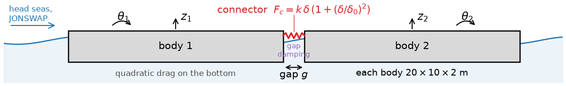
#> input picture figures/setup_schematic.png, 566 x 86 px, shrunk from 1177 x 179 before the run; the run also reads 2 pictures not shown here
$ python make_report.py ../figures/setup_schematic.png
#> lines starting #> are read from the running program, lines starting #| are printed output that depends on the picture
### src/report_engine.py
"""Minimal A4 typesetting on matplotlib: headings, wrapped paragraphs with inline math, display equations,
tables, figures, page numbers. Text is written as real text (pdf.fonttype 42), so the PDF is searchable."""
import re

import matplotlib
matplotlib.use("Agg")
import matplotlib.pyplot as plt
from matplotlib.backends.backend_agg import FigureCanvasAgg
from matplotlib.backends.backend_pdf import PdfPages

matplotlib.rcParams.update({"font.family": "DejaVu Serif", "mathtext.fontset": "dejavuserif",
                            "pdf.fonttype": 42, "ps.fonttype": 42})
W, H = 8.27, 11.69
ML, MR, MT, MB = 0.95, 0.95, 0.9, 0.85
TW = W - ML - MR


class Doc:
    def __init__(self, path, running_title, png_dir=None):
        self.png_dir = png_dir
        self.pdf = PdfPages(path)
        self.title = running_title
        self.page = 0
        self.fig = None
        self._new_page()

    # ---------- page handling
    def _new_page(self):
        if self.fig is not None:
            self._footer()
            self._save()
        self.fig = plt.figure(figsize=(W, H))
        self.canvas = FigureCanvasAgg(self.fig)
        self.r = self.canvas.get_renderer()
        self.page += 1
        self.y = H - MT

    def _footer(self):
        self.fig.text(ML / W, 0.45 / H, self.title, fontsize=7.5, color="0.45")
        self.fig.text((W - MR) / W, 0.45 / H, str(self.page), fontsize=7.5, color="0.45", ha="right")

    def need(self, h):
        if self.y - h < MB:
            self._new_page()

    def newpage(self):
        self._new_page()

    def _save(self):
        self.pdf.savefig(self.fig)
        if self.png_dir:
            self.fig.savefig(f"{self.png_dir}/page_{self.page:02d}.png", dpi=80)
        plt.close(self.fig)

    def close(self):
        self._footer()
        self._save()
        d = self.pdf.infodict()
        d["Title"] = self.title
        self.pdf.close()

    # ---------- measuring
    def _w(self, s, size, weight="normal", family=None):
        t = self.fig.text(0, 0, s, fontsize=size, weight=weight, family=family)
        bb = t.get_window_extent(self.r)
        t.remove()
        return bb.width / self.fig.dpi, bb.height / self.fig.dpi

    # ---------- blocks
    def heading(self, s, level=1):
        size = {0: 17, 1: 13, 2: 11}[level]
        gap = {0: 0.1, 1: 0.28, 2: 0.18}[level]
        self.need(gap + size / 72 * 1.6 + 0.5)
        self.y -= gap + size / 72 * 1.1
        self.fig.text(ML / W, self.y / H, s, fontsize=size, weight="bold")
        self.y -= size / 72 * 0.7

    def para(self, s, size=9.8, indent=0.0, color="k", style="normal", lh=1.5):
#> called with size = 12.5, indent = 0, color = 'k', style = 'normal', lh = 1.5
        tokens = re.findall(r"\$[^$]*\$|\S+", s)
        lines, cur = [], ""
        for tok in tokens:
            trial = tok if not cur else cur + " " + tok
            if self._w(trial, size)[0] > TW - indent and cur:
                lines.append(cur); cur = tok
            else:
                cur = trial
        if cur:
            lines.append(cur)
        step = size / 72 * lh
        for ln in lines:
            hasmath = "$" in ln
            self.need(step * (1.25 if hasmath else 1.0))
            self.y -= step * (1.1 if hasmath else 1.0)
            self.fig.text((ML + indent) / W, self.y / H, ln, fontsize=size, color=color, style=style)
        self.y -= step * 0.45

    def bullets(self, items, size=9.8):
#> called with size = 9.8
        for it in items:
            y0 = self.y
            self.need(size / 72 * 1.6)
            self.fig.text((ML + 0.08) / W, (self.y - size / 72 * 1.5) / H, "•", fontsize=size)
            self.para(it, size=size, indent=0.28)
            self.y += size / 72 * 1.5 * 0.25

    def eq(self, latex, size=12, label=None):
        w, h = self._w(latex, size)
        self.need(h + 0.3)
        self.y -= h * 0.5 + 0.14
        self.fig.text(0.5, self.y / H, latex, fontsize=size, ha="center", va="center")
        if label:
            self.fig.text((W - MR) / W, self.y / H, f"({label})", fontsize=9, ha="right", va="center")
        self.y -= h * 0.5 + 0.14

    def table(self, rows, widths, size=8.4, header=True):
        widths = [w * TW / sum(widths) for w in widths]
        lh = size / 72 * 1.55
        # wrap each cell
        wrapped = []
        for r in rows:
            cells = []
            for c, w in zip(r, widths):
                toks, lines, cur = re.findall(r"\$[^$]*\$|\S+", str(c)), [], ""
                for tok in toks:
                    trial = tok if not cur else cur + " " + tok
                    if self._w(trial, size)[0] > w - 0.08 and cur:
                        lines.append(cur); cur = tok
                    else:
                        cur = trial
                lines.append(cur)
                cells.append(lines)
            wrapped.append(cells)
        self.need(lh * (1 + max(len(c) for c in wrapped[0])) + 0.1)
        top = self.y
        self.fig.add_artist(plt.Line2D([ML / W, (W - MR) / W], [self.y / H] * 2, color="k", lw=0.8))
        for k, cells in enumerate(wrapped):
            nl = max(len(c) for c in cells)
            if self.y - nl * lh - 0.06 < MB:
                self._new_page()
            x = ML
            for lines, w in zip(cells, widths):
                for j, ln in enumerate(lines):
                    self.fig.text((x + 0.04) / W, (self.y - (j + 0.78) * lh) / H, ln, fontsize=size,
                                  weight="bold" if (header and k == 0) else "normal")
                x += w
            self.y -= nl * lh + 0.05
            if header and k == 0 or k == len(wrapped) - 1:
                self.fig.add_artist(plt.Line2D([ML / W, (W - MR) / W], [self.y / H] * 2, color="k",
                                               lw=0.8 if k else 0.5))
        self.y -= 0.12

    def image(self, path, width=None, caption=None):
        img = plt.imread(path)
#> img is the input picture: shape (86, 566, 4) float32; mean R, G, B, A 0.893, 0.897, 0.905, 1
        width = width or TW
        h = width * img.shape[0] / img.shape[1]
        if h > H - MT - MB - 0.6:
            h = H - MT - MB - 0.6; width = h * img.shape[1] / img.shape[0]
        self.need(h + 0.45)
        ax = self.fig.add_axes([(W - width) / 2 / W, (self.y - h) / H, width / W, h / H])
        ax.imshow(img); ax.axis("off")
        self.y -= h + 0.05
        if caption:
            self.para(caption, size=8.4, color="0.25", style="italic")
        else:
            self.y -= 0.1

    def space(self, h=0.12):
        self.y -= h

### src/make_report.py
"""Technical report (PDF): every step of the mini-project, with equations, checks, failed runs and results.
Usage: python src/make_report.py  ->  report/residual_surrogate_report.pdf"""
import sys
from pathlib import Path

sys.path.insert(0, str(Path(__file__).resolve().parent))
from report_engine import Doc  # noqa: E402

ROOT = Path(__file__).resolve().parents[1]
F = ROOT / "figures"
(ROOT / "report").mkdir(exist_ok=True)
d = Doc(ROOT / "report" / "residual_surrogate_report.pdf",
        "Physics first, learn the remainder: connector loads of two floating modules",
        png_dir=sys.argv[sys.argv.index("--png") + 1] if "--png" in sys.argv else None)

# ------------------------------------------------------------------ title
d.heading("Physics first, learn the remainder", 0)
d.para("A small test of residual learning on potential flow, for connector loads of two floating modules", size=12.5)
d.space(0.05)
d.para("Pedro Henrique de Melo Estrêlla · Technical report · 24 November 2026", size=10)
d.para("Code, data, logs and the step-by-step record: github.com/pedroestrellaa/aimos-residual-surrogate", size=9.5,
       color="0.25")
d.para("Development note: the code was written with an AI coding assistant (Claude, Anthropic) under my direction. "
       "Every step, acceptance criterion, failed run and decision is recorded in LOG.md, with the original output in logs/.",
       size=8.8, color="0.3", style="italic")

d.heading("Summary", 1)
d.para("Two barges are connected by a spring. Linear potential flow, solved with the Capytaine boundary element code, "
       "predicts the connector load in irregular seas. A time-domain model on the same coefficients, with three "
       "nonlinear terms added, plays the role of the truth. Neural networks then learn the connector load at equal "
       "training budget, with and without potential flow as prior knowledge.")
d.bullets([
    "Potential flow as prior knowledge cuts the data needed. For the load standard deviation, a residual model with 25 "
    "cases matches a raw-input model with 100 cases.",
    "On the 30-min peak load, a residual model and a direct model given the potential-flow features tie. The residual "
    "model only varies less between repeats.",
    "In the pre-registered run, without early stopping, every network was worse than potential flow alone below 100 "
    "cases. A residual model is safe at small N only when it is kept close to its physics prior.",
    "With 400 cases or more, every network reaches the noise floor of a 30-min record: about half the peak error of "
    "potential flow.",
])
d.heading("What this is and what it is not", 2)
d.para("The truth is synthetic. Its nonlinear coefficients are assumed, not measured. It is not CFD-FEM and not "
       "experimental data. The study tests a method: how much training data a network needs when potential flow is "
       "given, against when it is not. It says nothing about the true size of real nonlinear loads. The case has two "
       "bodies, head seas and four inputs.")

# ------------------------------------------------------------------ 1 setup
d.heading("1  Model problem", 1)
d.image(F / "setup_schematic.png", caption="Figure 1. Two box barges end to end, a spring connector across the gap, "
        "head seas. Each body moves in heave z and pitch θ.")
d.table([
    ["Quantity", "Value", "Note"],
    ["Body size L × B × T", "20 × 10 × 2 m", "two identical boxes"],
    ["Mass m", "$\\rho L B T$ = 410 t", "freely floating"],
    ["Pitch radius of gyration", "0.25 L = 5 m", "assumed"],
    ["Centre of gravity", "at the waterline", "assumed"],
    ["Gap g", "1.5, 2, 3, 4, 5 m", "gaps ≤ 1 m dropped (panel ≥ gap)"],
    ["Connector stiffness k", "$10^5$ to $10^7$ N/m", "log-uniform"],
    ["Sea states", "$H_s$ 0.5 to 4 m, $T_p$ 6 to 12 s", "JONSWAP, γ = 3.3"],
    ["Water", "deep, $\\rho$ = 1025 kg/m³", ""],
], [2.2, 2.2, 2.6])
d.para("The state vector is $\\mathbf{x} = [z_1, \\theta_1, z_2, \\theta_2]^T$. Pitch is a right-handed rotation about "
       "+y, so a point at distance $x - x_i$ from the centre of body i moves vertically by $z_i - (x - x_i)\\theta_i$. "
       "The facing ends sit at $+L/2$ on body 1 and $-L/2$ on body 2, so the connector stretch is")
d.eq(r"$\delta = z_2 + \frac{L}{2}\theta_2 - z_1 + \frac{L}{2}\theta_1 = \mathbf{c}^T\mathbf{x}, \qquad "
     r"\mathbf{c} = [-1,\ L/2,\ 1,\ L/2]^T$", label="1")

# ------------------------------------------------------------------ 2 BEM
d.heading("2  Step 1: linear potential flow", 1)
d.para("Capytaine 3.0 solves the radiation and diffraction problems for the two bodies together, as one multibody, so "
       "that hydrodynamic interaction is included. It returns the added mass $\\mathbf{A}(\\omega)$, the radiation "
       "damping $\\mathbf{B}(\\omega)$ and the excitation force $\\hat{\\mathbf{F}}_{exc}(\\omega)$ per unit wave "
       "amplitude. The hydrostatic stiffness is $\\mathbf{C}$. With time dependence $e^{-i\\omega t}$, the convention of "
       "Capytaine, the response and the connector force transfer function are")
d.eq(r"$\left[-\omega^2(\mathbf{M}+\mathbf{A}) - i\omega\mathbf{B} + \mathbf{C} + k\,\mathbf{c}\mathbf{c}^T\right]"
     r"\hat{\mathbf{x}} = \hat{\mathbf{F}}_{exc}, \qquad H_F(\omega) = k\,\mathbf{c}^T\hat{\mathbf{x}}(\omega)$", label="2")
d.para("Five checks were fixed before the first run. None was loosened later.")
d.table([
    ["Check", "Definition", "Tolerance"],
    ["C1 reciprocity", "$A_{ij} = A_{ji}$, $B_{ij} = B_{ji}$", "1%"],
    ["C2 identical bodies", "radiation diagonal of body 1 equals that of body 2", "1%"],
    ["C3 long-wave limit", "$|F_{heave}| / C_{33} \\rightarrow 1$ as $\\omega \\rightarrow 0$", "5%"],
    ["C4 mesh convergence", "1.0 m against 0.5 m panels, $A_{33}$, $B_{33}$, $|F_3|$", "5%"],
    ["C5 damping sign", "$B_{ii} \\geq 0$", "exact"],
], [1.6, 4.0, 1.0])
d.heading("Run history", 2)
d.table([
    ["Run", "Change", "Outcome"],
    ["1", "ω 0.2 to 2.5 rad/s, no lid", "C1, C5 fail at ω ≥ 2.38 rad/s, the first irregular frequency"],
    ["2", "interior lid by generate_lid()", "no change: the lid came back empty and was ignored"],
    ["3", "lid built by hand", "C4 fails, B33 off by 17% at 0.8 rad/s (cause found in step 4: x and y swapped)"],
    ["4", "no lid, ω ≤ 2.2 rad/s, gap 0.5 m dropped", "all pass except gap 1 m, C1 = 1.02%"],
    ["4b", "gap 1 m dropped", "all checks pass"],
], [0.5, 2.6, 3.9])
d.para("Final values: reciprocity ≤ 0.49%, mesh convergence ≤ 0.7%, long-wave ratio 0.959. Figure 2 shows that the "
       "interaction between the bodies weakens as the gap opens, that the connector load peaks near heave resonance, "
       "and that above $k \\approx 10^6$ N/m the connector acts as rigid. The sharp feature near 1.9 rad/s for small gaps "
       "is the gap resonance of potential flow, which has no viscous damping.")
d.image(F / "step1_bem_checks.png", caption="Figure 2. Interaction added mass between the two heave modes, and the "
        "connector force transfer function against stiffness and gap.")
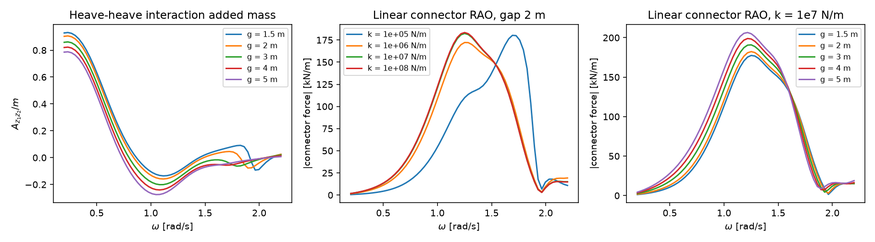
#> input picture figures/step1_bem_checks.png, 875 x 242 px, shrunk from 1820 x 504 before the run
#> in image, img is the input picture: shape (242, 875, 4) float32; mean R, G, B, A 0.957, 0.952, 0.95, 1

# ------------------------------------------------------------------ 3 linear FD
d.heading("3  Step 2: linear prediction in irregular seas", 1)
d.para("The JONSWAP spectrum is")
d.eq(r"$S(\omega) = \alpha\,\omega^{-5}\exp\left[-\frac{5}{4}\left(\frac{\omega_p}{\omega}\right)^4\right]"
     r"\gamma^{\,r}, \quad r = \exp\left[-\frac{(\omega-\omega_p)^2}{2\sigma^2\omega_p^2}\right], \quad "
     r"\sigma = 0.07\ (\omega \leq \omega_p),\ 0.09\ (\omega > \omega_p)$", size=11, label="3")
d.para("with $\\omega_p = 2\\pi/T_p$, $\\gamma = 3.3$, and $\\alpha$ fixed so that $m_0 = H_s^2/16$ on a wide "
       "frequency grid. The spectral moments of the connector force, its standard deviation, its mean zero-upcrossing "
       "period and the Rayleigh expected maximum over a record of duration $T$ are")
d.eq(r"$m_{n,F} = \int \omega^n |H_F(\omega)|^2 S(\omega)\,d\omega, \quad \sigma_F = \sqrt{m_{0,F}}, \quad "
     r"T_z = 2\pi\sqrt{m_{0,F}/m_{2,F}}$", label="4")
d.eq(r"$\mathbb{E}[F_{max}] \approx \sigma_F\left(\sqrt{2\ln N} + \frac{0.5772}{\sqrt{2\ln N}}\right), \qquad "
     r"N = T/T_z,\ T = 1800\ \mathrm{s}$", label="5")
d.table([
    ["Check", "Result"],
    ["L1 normalisation $4\\sqrt{m_0} = H_s$", "error ≤ 2e-16"],
    ["L2 wave energy outside 0.2 to 2.2 rad/s", "4.0% at $T_p$ = 6 s, 0.3% at 12 s (all below 5%)"],
    ["L3 frequency grid 60 against 600 points", "max 0.10% over 27 cases"],
    ["L4 independent Monte-Carlo, 20 records of 3 h", "σ within 0.14 to 0.26%"],
    ["L5 zero-stiffness limit", "ratio 1.5e-8"],
], [3.4, 3.6])
d.para("L3 first passed silently: it printed only on failure, so silence was the evidence. It was rewritten to print "
       "its maximum error. The linear model is exactly proportional to $H_s$, so any other dependence on wave height "
       "must come from the nonlinear truth.")
d.image(F / "step2_linear_fd.png", caption="Figure 3. Linear standard deviation of the connector force over peak period "
        "and stiffness for two gaps, and the linear expected 30-min maximum.")
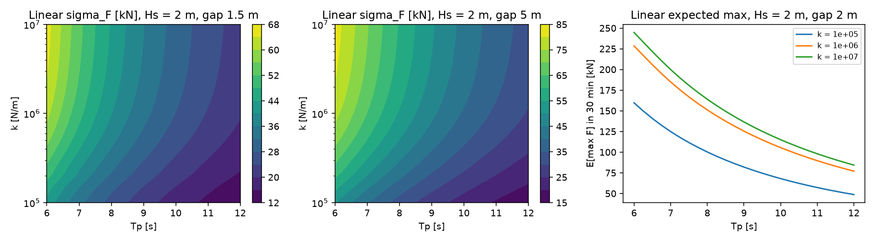
#> input picture figures/step2_linear_fd.png, 875 x 242 px, shrunk from 1820 x 504 before the run
#> in image, img is the input picture: shape (242, 875, 4) float32; mean R, G, B, A 0.712, 0.792, 0.798, 1

# ------------------------------------------------------------------ 4 Cummins
d.heading("4  Step 3: synthetic nonlinear truth", 1)
d.para("The time-domain model is the Cummins equation on the same coefficients, with three nonlinear terms:")
d.eq(r"$(\mathbf{M}+\mathbf{A}_\infty)\ddot{\mathbf{x}} + \int_0^t\mathbf{K}(t-\tau)\dot{\mathbf{x}}(\tau)\,d\tau + "
     r"\mathbf{C}\mathbf{x} = \mathbf{F}_{exc}(t) - \mathbf{c}\,F_c(\delta) + \mathbf{F}_{drag} - "
     r"\mathbf{c}\,c_g|\dot\delta|\dot\delta$", size=11.5, label="6")
d.eq(r"$\mathbf{K}(t) = \frac{2}{\pi}\int_0^{\omega_{max}}\mathbf{B}(\omega)\cos(\omega t)\,d\omega, \qquad "
     r"\mathbf{A}_\infty = \mathbf{A}(\omega) + \frac{1}{\omega}\int_0^\infty\mathbf{K}(t)\sin(\omega t)\,dt$", label="7")
d.para("The second relation, by Ogilvie, is evaluated at every frequency from 0.4 to 2.0 rad/s and averaged. Its spread "
       "across frequency checks the kernel. The wave and the excitation are built from random phases $\\varphi_j$ on "
       "2000 jittered frequencies:")
d.eq(r"$a_j = \sqrt{2S(\omega_j)\Delta\omega}, \qquad \mathbf{F}_{exc}(t) = \mathrm{Re}\sum_j a_j e^{i\varphi_j}"
     r"\hat{\mathbf{F}}_{exc}(\omega_j)\,e^{-i\omega_j t}$", label="8")
d.para("The same phases give the linear frequency-domain force record, so the linear and the nonlinear responses are "
       "compared on the identical sea. Integration is fourth-order Runge-Kutta at $\\Delta t$ = 0.05 s, with the memory "
       "integral held constant within a step. Each case runs 1800 s after a 200 s discard and a 50 s ramp.")
d.heading("Nonlinear terms (assumed coefficients)", 2)
d.eq(r"$F_c(\delta) = k\,\delta\left[1 + (\delta/\delta_0)^2\right], \qquad \delta_0 = 0.5\ \mathrm{m}$", label="9")
d.eq(r"$w(x) = \dot z_i - (x - x_i)\dot\theta_i, \qquad f(x) = -\frac{1}{2}\rho C_D B\,|w|w, \qquad C_D = 1$",
     size=11.5, label="10a")
d.eq(r"$F_{z,i} = \int f(x)\,dx, \qquad M_{\theta,i} = -\int (x - x_i)\, f(x)\,dx$", size=11.5, label="10b")
d.eq(r"$c_g = 5\times 10^4\ \frac{1.5\ \mathrm{m}}{g}\ \mathrm{kg/m}$", label="11")
d.para("The drag acts strip by strip on the flat bottom (20 strips per body). The gap term damps the relative "
       "vertical velocity of the facing ends, more strongly at small gaps. It mimics the viscous damping of the gap "
       "resonance that potential flow overpredicts.")
d.heading("Gates", 2)
d.table([
    ["Gate", "Criterion", "Result"],
    ["G1 kernel", "Ogilvie spread < 3%, $\\mathbf{A}_\\infty$ vs BEM < 3%, tail < 2%", "≤ 1.2%, ≤ 0.7%, ≤ 0.7%"],
    ["G2 linear gate, 12 cases", "nonlinear terms off: σ within 3%, record RMS within 5%", "σ ≤ 1.5%, RMS ≤ 2.2%"],
    ["G3 time step", "Δt 0.05 against 0.025 s, all terms on", "≤ 0.6%"],
], [1.7, 3.4, 1.9])
d.para("The first linear comparison failed: σ was 17% low and the correlation was 0.80. The records had been built "
       "with $e^{+i\\omega t}$, which pairs each excitation with the complex conjugate of its response. After the fix "
       "the correlation was 0.99995. The first choice of $\\delta_0$ = 0.2 m multiplied σ by ten on soft connectors. "
       "That truth would replace potential flow, not correct it. A criterion was then fixed before a scan: "
       "$\\sigma_{NL}/\\sigma_L$ within [0.6, 1.8] at every corner of the design space, taking the smallest "
       "$\\delta_0$ that meets it. The result was 0.5 m.")
d.image(F / "step3_time_domain.png", caption="Figure 4. Top: the linear gate, where the two curves coincide. Bottom: "
        "the synthetic truth, with sharper peaks from the hardening connector.")
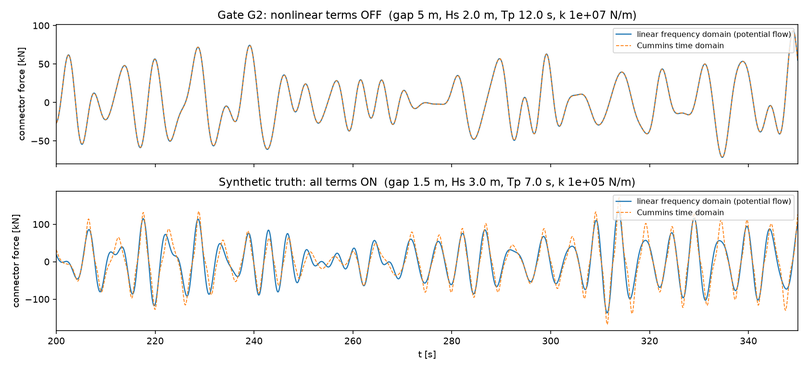
#> input picture figures/step3_time_domain.png, 808 x 370 px, shrunk from 1680 x 770 before the run
#> in image, img is the input picture: shape (370, 808, 4) float32; mean R, G, B, A 0.962, 0.961, 0.959, 1
#> (the rest of the program and of its run is left out)
